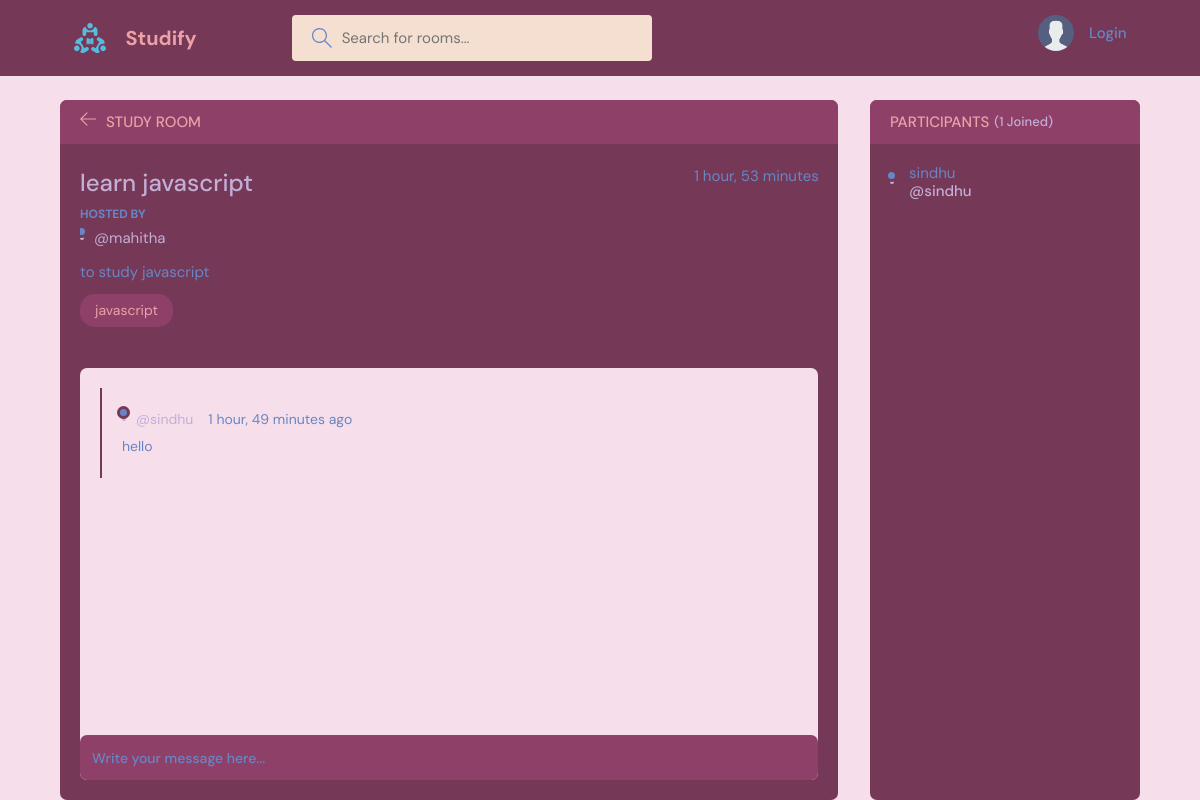
The page /room/1/ on the database its author committed.
### base/models.py (models this page shows, shortened)
class Room(models.Model):
    host = models.ForeignKey(User, on_delete=models.SET_NULL, null=True)
    topic = models.ForeignKey(Topic, on_delete=models.SET_NULL, null=True)
    name = models.CharField(max_length=200)
    description = models.TextField(null=True, blank=True)
    participants = models.ManyToManyField(User, related_name='participants', blank=True)
    updated = models.DateTimeField(auto_now=True)
    created = models.DateTimeField(auto_now_add=True)
    class Meta:
        ordering = ['-updated', '-created']

class Topic(models.Model):
    name = models.CharField(max_length=200)
    def __str__(self):
        return self.name

class Message(models.Model):
    user = models.ForeignKey(User, on_delete=models.CASCADE)
    room = models.ForeignKey(Room, on_delete=models.CASCADE)
    body = models.TextField()
    updated = models.DateTimeField(auto_now=True)
    created = models.DateTimeField(auto_now_add=True)
    class Meta:
        ordering = ['-updated', '-created']

### base/views.py (the view, shortened to what this page needs)
# urls.py: path('room/<str:pk>/', views.room, name="room"),
def room(request, pk):
    room = Room.objects.get(id=pk)
    room_messages = room.message_set.all()
    participants = room.participants.all()
    context = {'room': room, 'room_messages':room_messages, 'participants': participants}
    return render(request, 'base/room.html', context)

### base/templates/base/room.html (shortened to what this page needs)
{% extends 'main.html' %}
{% block content %}
    <main class="profile-page layout layout--2">
      <div class="container">
        <div class="room">
          <div class="room__top">
            <div class="room__topLeft">
              <a href="{% url 'home' %}">
                <svg version="1.1" xmlns="http://www.w3.org/2000/svg" width="32" height="32" viewBox="0 0 32 32">
                  <title>arrow-left</title>
                  <path
                    d="M13.723 2.286l-13.723 13.714 13.719 13.714 1.616-1.611-10.96-10.96h27.625v-2.286h-27.625l10.965-10.965-1.616-1.607z"
                  ></path>
                </svg>
              </a>
              <h3>Study Room</h3>
            </div>
          </div>
          <div class="room__box scroll">
            <div class="room__header scroll">
              <div class="room__info">
                <h3>{{room.name}}</h3>
                <span>{{room.created|timesince}}</span>
              </div>
              <div class="room__hosted">
                <p>Hosted By</p>
                <a href="{% url 'user-profile' room.host.id %}" class="room__author">
                  <div class="avatar avatar--small">
                  </div>
                  <span>@{{room.host.username}}</span>
                </a>
              </div>
              <div class="room__details">
                {{room.description}}
              </div>
              <span class="room__topics">{{room.topic}}</span>
            </div>
            <div class="room__conversation">
              <div class="threads scroll">
                {% for message in room_messages %}
                <div class="thread">
                  <div class="thread__top">
                    <div class="thread__author">
                      <a href="{% url 'user-profile' message.user.id %}" class="thread__authorInfo">
                        <div class="avatar avatar--small">
                        </div>
                        <span>@{{message.user.username}}</span>
                      </a>
                      <span class="thread__date">{{message.created|timesince}} ago</span>
                    </div>
                  </div>
                  <div class="thread__details">
                    {{message.body}}
                  </div>
                </div>
                {% endfor %}
              </div>
            </div>
          </div>
          <div class="room__message">
            <form action="" method="POST">
              {% csrf_token %}<input name="body" placeholder="Write your message here..." /></form>
          </div>
        </div>
        <div class="participants">
          <h3 class="participants__top">Participants <span>({{participants.count}} Joined)</span></h3>
          <div class="participants__list scroll">
            {% for user in participants %}
            <a href="{% url 'user-profile' user.id %}" class="participant">
              <div class="avatar avatar--medium">
              </div>
              <p>
                {{user.username}}
                <span>@{{user.username}}</span>
              </p>
            </a>
            {% endfor %}
          </div>
        </div>
      </div>
    </main>
{% endblock %}

### rows shown on the page
Room: name "learn javascript", created "1 hour, 53 minutes", host.username "mahitha", description "to study javascript", topic "javascript"
Message: user.username "sindhu", created "1 hour, 49 minutes", body "hello"

### other values the page prints
{{ participants.count }} "1"
{{ user.username }} "sindhu"
